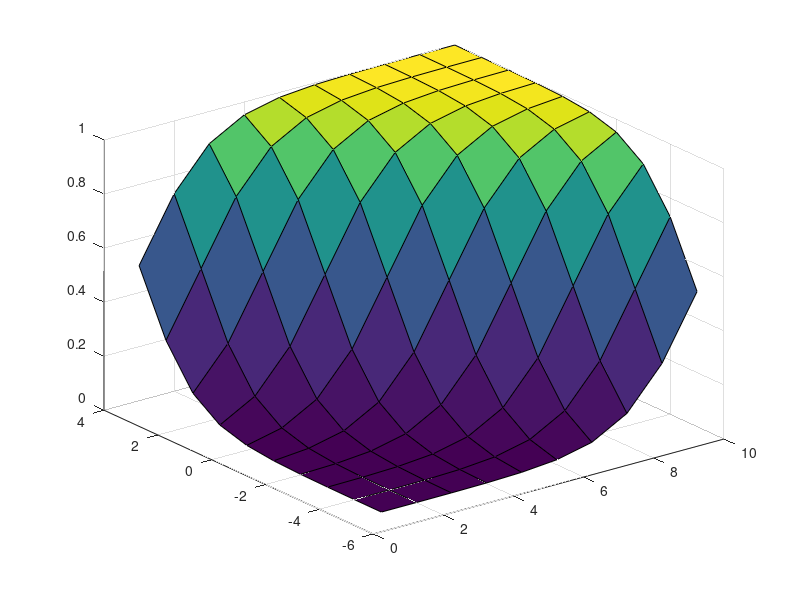

Recreate this plot in MATLAB.
% Multiple Logistic Regression Simulation

%% fixed values of aData
clear
clc
close all

contrastVals=1:10;
contrastThreshold=5;
aDataVals=-5:4;
b=[0,1,1,5]; % chosen weights (intercept, contrast, alpha)

contrastData=sort(repmat(contrastVals',10,1)); % controlled factor (contrast levels)
aData=repmat(aDataVals', 10,1);
pC=1./(1+exp(-1*(b(1)+b(2)*(contrastData-contrastThreshold)+b(3)*aData))); % Percent correct

figure; surf(contrastVals,aDataVals,reshape(pC,10,10)); % either surf or mesh, whichever you like more


%% random values of aData - fit regression model to simluated data
clear
clc
close all

contrastVals=1:10;
trialsPerContrastVal=100;
contrastThreshold=5;
noiseStd=1;

b=[0,1,1]; % chosen weights (intercept, contrast, alpha)

contrastData=repmat(contrastVals',trialsPerContrastVal,1); % controlled factor (contrast levels)
aData=2*randn(size(contrastData)); % random factor (e.g. spontaneous alpha)
pC=1./(1+exp(-1*(b(1)+b(2)*(contrastData-contrastThreshold)+b(3)*aData))); % Percent correct

% create simulated binary data based on pC
isCorrect=rand(size(pC))<pC; % the higher pC, the more likely to have a correct response
% isCorrect=rand(size(pC))<pC+noiseStd*randn(size(pC)); % this version allows to add more noise when choosing correct/wrong for a given pC 

% run logistic regression
nominalResp=isCorrect+1; % needed as this function doesnt take 0 as category value
[b,~,stats]=mnrfit([contrastData, aData], nominalResp);
b %coefficients
stats.t %t vals
%% 

